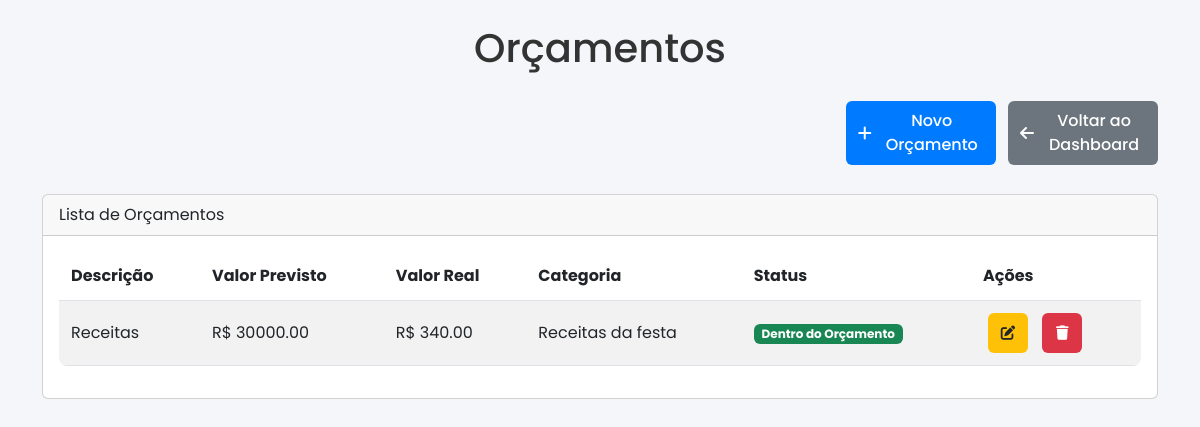
/orcamentos (signed in), run on an earlier commit of the app's database.
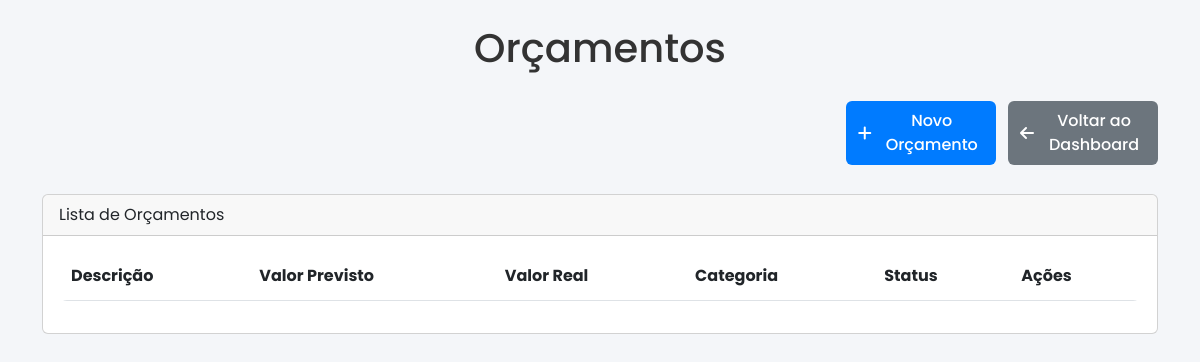
And on a later commit of the database.
### tables this page shows
CREATE TABLE orcamentos (
            id INTEGER PRIMARY KEY AUTOINCREMENT,
            nome TEXT NOT NULL,
            valor_previsto REAL NOT NULL,
            categoria TEXT
        );

### app.py (the view, shortened to what this page needs)
@app.route('/orcamentos', methods=['GET', 'POST'])
@login_required
def controle_orcamentos():
    conn = get_db_connection()
    try:
        orcamentos = conn.execute('SELECT * FROM orcamentos').fetchall()
        resumo_orcamentos = calcular_resumo_orcamentos(orcamentos)
        conn.close()
        return render_template('orcamentos.html', resumo_orcamentos=resumo_orcamentos, is_root=session.get('is_root', False))
    except sqlite3.Error as e:
        conn.rollback()
        logger.error(f"Erro em controle_orcamentos: {e}")
        conn.close()
        return "Erro no banco de dados!", 500

### app.py (called while the page is built)
def get_db_connection():
    conn = sqlite3.connect('festa.db')
    conn.row_factory = sqlite3.Row
    conn.execute('PRAGMA busy_timeout = 30000')  # Aumentar o timeout para 30 segundos
    return conn

def login_required(f):
    @wraps(f)
    def decorated_function(*args, **kwargs):
        if 'user_id' not in session:
            return redirect(url_for('login'))
        return f(*args, **kwargs)
    return decorated_function

@app.before_request
def load_logged_in_user():
    user_id = session.get('user_id')
    if user_id is None:
        g.user = None
    else:
        conn = get_db_connection()
        g.user = conn.execute('SELECT * FROM usuarios WHERE id = ?', (user_id,)).fetchone()
        conn.close()

### templates/orcamentos.html (shortened to what this page needs)
<!DOCTYPE html>
<html lang="pt-br">
<head>
    <link href="https://cdn.jsdelivr.net/npm/bootstrap@5.3.0/dist/css/bootstrap.min.css" rel="stylesheet">
    <link rel="stylesheet" href="https://cdnjs.cloudflare.com/ajax/libs/font-awesome/6.0.0-beta3/css/all.min.css">
    <link rel="stylesheet" href="{{ url_for('static', filename='style.css') }}">
</head>
<body>
    <div class="container">
        <h1 class="my-4 text-center">Orçamentos</h1>
        <div class="mb-4 text-end">
            <button class="btn btn-primary" data-bs-toggle="modal" data-bs-target="#novoOrcamentoModal">
                <i class="fas fa-plus me-2"></i>Novo Orçamento
            </button>
            <a href="{{ url_for('index') }}" class="btn btn-secondary ms-2">
                <i class="fas fa-arrow-left me-2"></i>Voltar ao Dashboard
            </a>
        </div>
        <div class="card">
            <div class="card-header">
                Lista de Orçamentos
            </div>
            <div class="card-body">
                <div class="table-responsive">
                    <table class="table table-striped" id="orcamentos-table">
                        <thead>
                            <tr>
                                <th>Descrição</th>
                                <th>Valor Previsto</th>
                                <th class="hide-on-mobile">Valor Real</th>
                                <th class="hide-on-mobile">Categoria</th>
                                <th class="hide-on-mobile">Status</th>
                                <th>Ações</th>
                            </tr>
                        </thead>
                        <tbody>
                            {% for orcamento in resumo_orcamentos %}
                            <tr id="orcamento-{{ orcamento['id'] }}">
                                <td>{{ orcamento['nome'] }}</td>
                                <td>R$ {{ "%.2f" % orcamento['valor_previsto'] }}</td>
                                <td class="hide-on-mobile">R$ {{ "%.2f" % orcamento['valor_real'] }}</td>
                                <td class="hide-on-mobile">{{ orcamento['categoria'] or 'Sem categoria' }}</td>
                                <td class="hide-on-mobile">
                                    <span
                                        class="badge {{ 'bg-success' if orcamento['status'] == 'Dentro do Orçamento' else 'bg-danger' }}">
                                        {{ orcamento['status'] }}
                                    </span>
                                </td>
                                <td>
                                    <a href="{{ url_for('editar_orcamento', id=orcamento['id']) }}"
                                        class="btn btn-warning btn-sm">
                                        <i class="fas fa-edit"></i>
                                    </a>
                                    <a href="{{ url_for('excluir_orcamento', id=orcamento['id']) }}"
                                        class="btn btn-danger btn-sm"
                                        onclick="return confirm('Tem certeza que deseja excluir este orçamento?')">
                                        <i class="fas fa-trash"></i>
                                    </a>
                                </td>
                            </tr>
                            {% endfor %}
                        </tbody>
                    </table>
                </div>
            </div>
        </div>
    </div>
</body>
</html>

What changed in the data, as far as the page shows it:
removed orcamentos: nome "Receitas", valor_previsto "30000.00", valor_real "340.00", categoria "Receitas da festa", status "Dentro do Orçamento"
